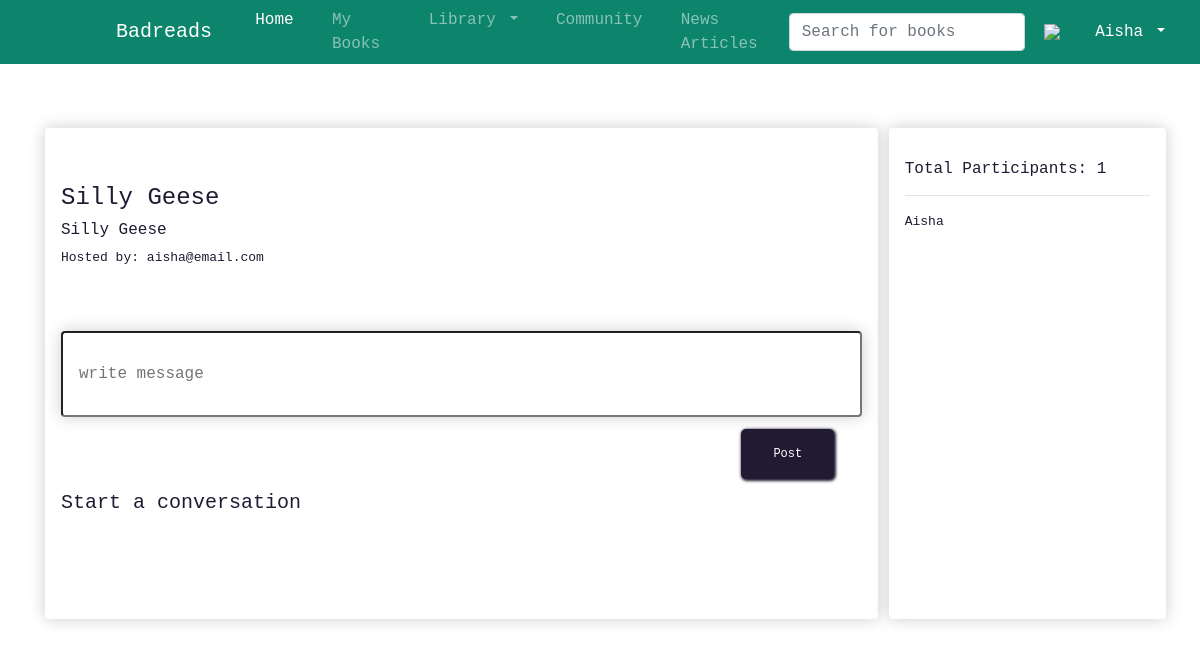
The app's page /group/9 (signed in) with its own data.
### library/models.py (models this page shows, shortened)
class User(AbstractUser):
    name = models.CharField(max_length=200, null=True)
    username = models.CharField(max_length=200, null=True, unique=True)
    email = models.EmailField(unique=True, null=True)
    date_joined = models.DateTimeField(auto_now_add=True)
    friends = models.ManyToManyField("User", blank=True)
    image = models.ImageField(null=True, blank=True)
    USERNAME_FIELD = 'email'
    REQUIRED_FIELDS = []

class Group(models.Model):
    host = models.ForeignKey(User, on_delete=models.SET_NULL, null=True)
    name = models.CharField(max_length=200, null=True)
    description = models.CharField(max_length=500, null=True)
    participants = models.ManyToManyField(
        User, related_name="participants", blank=True)
    image = models.ImageField(null=True)
    created = models.DateTimeField(auto_now=True)
    updated = models.DateTimeField(auto_now=True)
    class Meta:
        ordering = ['-updated', '-created']

### library/views.py (the view)
# urls.py: path('group/<str:pk>', views.group, name="group"),
def group(request, pk):
    genres = Genre.objects.all()
    group = Group.objects.get(id=pk)
    participants = group.participants.all()
    messages = group.message_set.all()
    context = {"group": group, "messages": messages, "genres": genres, "participants": participants}
    return render(request, "library/group.html", context)

### library/templates/library/group.html
{% extends 'library/main.html' %}
{% block content %}
<div class="group-container">
    <div class="margin-top-big box-element">
        <div>
            <h4 class="margin-top-small">{{group.name}}</h4>
            <h6>{{group.description}}</h6>
            <p>Hosted by: {{group.host}}</p>
        </div>
        <div class="margin-top-big">
            <input class="box-element" id="group-message-input" placeholder="write message">
            <br>
            <button class="btn del-msg" id="group-message" data-group="{{group.id}}">Post</button>
        </div>
        <div>
            {% if messages %}
                <h5 class="margin-bottom">Here's what others are talking about</h5>
                {% for message in messages %}
                <div class="review-message margin-top-small">
                    <div class="box-element">
                        <p><strong>{{message.user.name}}</strong></p>
                        <p>{{message.body}}</p>
                        <hr>
                        <p>{{message.created|timesince}}</p>
                    </div>
                    {% if request.user == message.user %}
                        <button type="submit" class="btn del-msg"><a href="{% url 'delete_message' message.id %}">delete</a></button>
                    {% endif %}
                </div>
                {% endfor %}
            {% else %}
                <h5>Start a conversation</h5>
            {% endif %}
        </div>
    </div>
    <div class="margin-left box-element margin-top-big">
        <h6>Total Participants: {{participants.count}}</h6>
        <hr>
        {% for user in participants %}
            <p>{{user.name}}</p>
        {% endfor %}
    </div>
</div>
{% endblock %}

### library/templates/library/navbar.html (shortened to what this page needs)
{% load static %}
<nav class="navbar navbar-expand-lg navbar-dark bg-dark">
    {% if request.user.is_authenticated %}
        <a class="navbar-brand" href="{% url 'feed' %}">Badreads</a>
    {% else %}
        <a class="navbar-brand" href="{% url 'login' %}">Badreads</a>
    {% endif %}
    {% if request.user.is_authenticated %}
    <div class="collapse navbar-collapse" id="navbarSupportedContent">
        <ul class="navbar-nav mr-auto">
            <li class="nav-item active">
                <a class="nav-link" href="{% url 'feed' %}">Home <span class="sr-only">(current)</span></a>
            </li>
            <li class="nav-item">
                <a class="nav-link" href="{% url 'my-books' %}">My Books</a>
            </li>
            <li class="nav-item dropdown">
                <a class="nav-link dropdown-toggle" href="{% url 'trending' %}" id="navbarDropdown" role="button" data-toggle="dropdown" aria-haspopup="true" aria-expanded="false">
                Library
                </a>
            </li>
            <li class="nav-item">
                <a class="nav-link" href="{% url 'community' %}">Community</a>
            </li>
            <li class="nav-item">
                <a class="nav-link" href="{% url 'newsarticles' %}">News Articles</a>
            </li>
        </ul>
    </div>
    <div>
        <form class="form-inline my-2 my-lg-0" method="GET" action="{% url 'search-result' %}">
            <input name="q" class="form-control mr-sm-2" type="search" placeholder="Search for books" aria-label="Search">
        </form>
    </div>
    <div>
        <img class=" margin-left notification-bell" src="{% static 'images/notification-bell.png' %}">
    </div>
    <div class="profile-btn">
        <li class="nav-item dropdown">
            <a class="nav-link dropdown-toggle" href="{% url 'profile' request.user.id %}" id="navbarDropdown" role="button" data-toggle="dropdown" aria-haspopup="true" aria-expanded="false">
            {{request.user.name}}
            </a>
        </li>
    </div>
    {% endif %}
</nav>

### static/css/main.css (style rules this page uses)
body { font-family: monospace, sans-serif; font-size: medium; width: 100%; min-height: 100%; position: relative; overflow: auto; color: #221a32; }
.bg-dark { background-color: #0d856d !important; }
.navbar { height: 8vh; display: flex; flex-direction: row; justify-content: center; align-items: center; }
.navbar-collapse { flex-grow: 0; }
.nav-item { padding: 0.2em; margin-left: 1em; display: inline-block !important; width: fit-content !important; }
.navbar-brand { padding-left: 5em; }
.profile-btn { align-items: left; justify-content: center; }
p { font-size: small; }
.btn { font-size: 12px; background-color: #221a32; border-color: #221a32; color: white; border: none; display: inline-flex; gap: 7rem; cursor: pointer; transition: all ease-in-out 0.3s; padding: 1rem 2rem; border-radius: 5px; box-shadow: 1px 1px 3px 1px #221a32; font-weight: 500; margin: 1em 1em; }
.box-element { width: 100%; height: 100%; box-shadow: hsl(0, 0%, 80%) 0 0 16px; background-color: #fff; border-radius: 4px; padding: 2em 1em; align-items: center !important; justify-content: center !important; }
a { color: white; text-decoration: none; }
.del-msg { position: inherit; margin-left: 85%; }
.margin-left { margin-left: 0.7em; }
.margin-top-small { margin-top: 1em; }
.margin-top-big { margin-top: 4em; }
.group-container { display: grid; grid-template-columns: 3fr 1fr; }
.notification-bell { height: 4vh; }

### records on screen
User: user.name "Aisha", name "Aisha"
Group: name "Silly Geese", description "Silly Geese", host "aisha@email.com"

### other values on screen
{{ participants.count }} "1"
